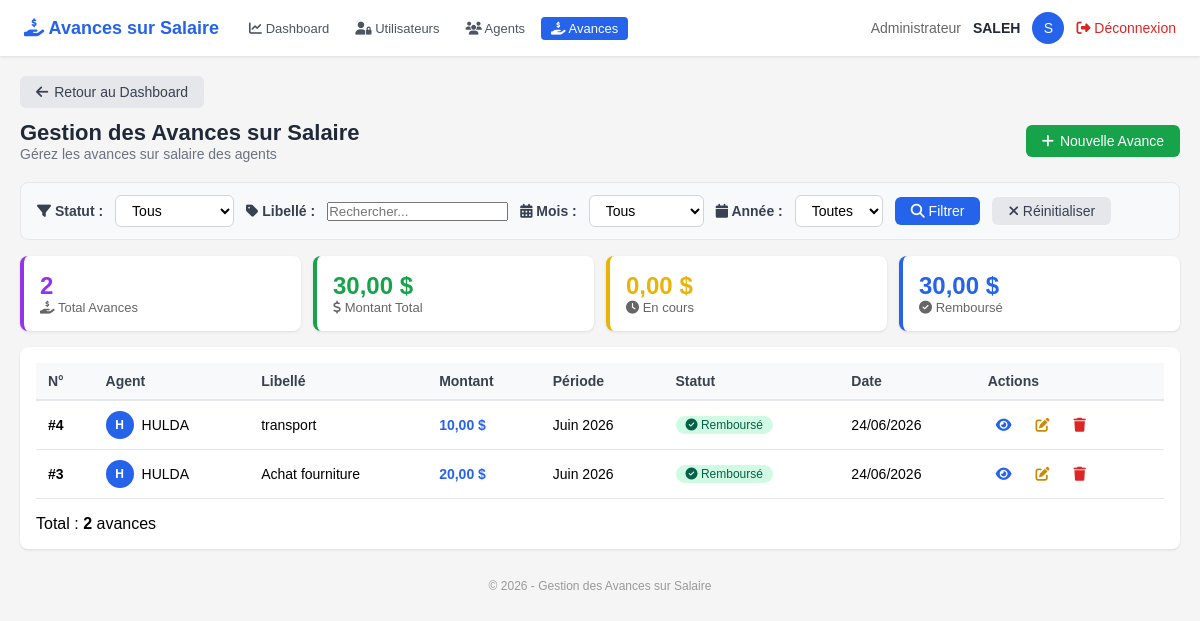
Screenshot of /pages/avances/index.php (signed in) with the database file from the repository.
### tables this page shows
CREATE TABLE `avances` (
  `id` int(11) NOT NULL,
  `agent_id` int(11) NOT NULL,
  `mois` varchar(20) NOT NULL,
  `annee` int(11) NOT NULL,
  `libelle` varchar(100) NOT NULL,
  `montant` decimal(10,2) NOT NULL,
  `date_creation` datetime DEFAULT current_timestamp(),
  `statut` enum('en_cours','rembourse') DEFAULT 'en_cours'
);

CREATE TABLE `agent` (
  `id_agent` int(11) NOT NULL,
  `nom_complet` varchar(150) NOT NULL,
  `adresse` varchar(255) DEFAULT NULL,
  `date_naissance` date DEFAULT NULL,
  `telephone` varchar(20) DEFAULT NULL,
  `profil` varchar(100) DEFAULT NULL,
  `lieu_naissance` varchar(100) DEFAULT NULL,
  `fonction` varchar(100) DEFAULT NULL
);

### Classes/Avance.php (called while the page is built, shortened)
<?php
require_once __DIR__ . '/../Config/Database.php';
class Avance {
    private $id;
    private $mois;
    private $annee;
    private $libelle;
    private $montant;
    private $date_creation;
    private $statut;
    public function __construct(
        $agent_id = null,
        $mois = null,
        $annee = null,
        $libelle = null,
        $montant = null,
        $statut = self::STATUT_EN_COURS,
        $id = null
    ) {
        $this->id = $id;
        $this->mois = $mois;
        $this->annee = $annee;
        $this->libelle = $libelle;
        $this->montant = $montant;
        $this->statut = $statut;
        $this->date_creation = date('Y-m-d H:i:s');
    }
    public function getId() { return $this->id; }
    public function getMois() { return $this->mois; }
    public function getAnnee() { return $this->annee; }
    public function getLibelle() { return $this->libelle; }
    public function getMontant() { return $this->montant; }
    public function getDateCreation() { return $this->date_creation; }
    public function isEnCours() { return $this->statut === self::STATUT_EN_COURS; }
    public function getStatutLibelle() {
        $statuts = [
            self::STATUT_EN_COURS => 'En cours',
            self::STATUT_REMBOURSE => 'Remboursé'
        ];
        return $statuts[$this->statut] ?? $this->statut;
    }
    public static function getAll($statut = null) {
        $db = Database::getInstance();
        $sql = "SELECT a.*, ag.nom_complet
                FROM avances a
                JOIN agent ag ON a.agent_id = ag.id_agent";
        $params = [];
        $sql .= " ORDER BY a.annee DESC, a.mois DESC, a.date_creation DESC";
        try {
            $stmt = $db->prepare($sql);
            $stmt->execute();
            $avances = [];
            while ($row = $stmt->fetch(PDO::FETCH_ASSOC)) {
                $avance = new self(
                    $row['agent_id'],
                    $row['mois'],
                    $row['annee'],
                    $row['libelle'],
                    $row['montant'],
                    $row['statut'],
                    $row['id']
                );
                $avance->nom_agent = $row['nom_complet'];
                $avances[] = $avance;
            }
            return $avances;
        } catch (PDOException $e) {
            error_log("Erreur lors de la récupération des avances : " . $e->getMessage());
            return [];
        }
    }
}

### Config/Database.php (called while the page is built, shortened)
<?php
class Database {
    private static $host = 'localhost';
    private static $db_name = 'gestion_remuneration';
    private static $user = 'root';
    private static $password = '';
    private static $conn;
    public static function connect() {
        self::$conn = null;
        try {
            $dsn = 'mysql:host=' . self::$host . ';dbname=' . self::$db_name . ';charset=utf8';
            self::$conn = new PDO($dsn, self::$user, self::$password);
            self::$conn->setAttribute(PDO::ATTR_ERRMODE, PDO::ERRMODE_EXCEPTION);
        } catch (PDOException $e) {
            die('Erreur de connexion : ' . $e->getMessage());
        }
        return self::$conn;
    }
    public static function getInstance() {
        return self::$conn;
    }
}
?>

### Classes/Agent.php (called while the page is built, shortened)
<?php
require_once __DIR__ . '/../Config/Database.php';
class Agent {
    private $nom_complet;
    public function __construct(
        $nom_complet = null,
        $adresse = null,
        $date_naissance = null,
        $telephone = null,
        $profil = null,
        $lieu_naissance = null,
        $fonction = null,
        $id_agent = null
    ) {
        $this->nom_complet = $nom_complet;
    }
    public function getNomComplet() { return $this->nom_complet; }
    public static function getById($id) {
        $db = Database::getInstance();
        $sql = "SELECT * FROM agent WHERE id_agent = :id_agent";
        try {
            $stmt = $db->prepare($sql);
            $stmt->bindParam(':id_agent', $id);
            $stmt->execute();
            if ($stmt->rowCount() > 0) {
                $row = $stmt->fetch(PDO::FETCH_ASSOC);
                return new self(
                    $row['nom_complet'],
                    $row['adresse'],
                    $row['date_naissance'],
                    $row['telephone'],
                    $row['profil'],
                    $row['lieu_naissance'],
                    $row['fonction'],
                    $row['id_agent']
                );
            }
            return null;
        } catch (PDOException $e) {
            error_log("Erreur lors de la récupération de l'agent : " . $e->getMessage());
            return null;
        }
    }
}
?>

### pages/avances/index.php (the view, shortened to what this page needs)
<?php
require_once __DIR__ . '/../../Config/Database.php';
require_once __DIR__ . '/../../Classes/Avance.php';
require_once __DIR__ . '/../../Classes/Agent.php';
$avances = Avance::getAll();
$role = $_SESSION['user_role'] ?? 'Invité';
$username = $_SESSION['nom'] ?? $_SESSION['username'] ?? 'Utilisateur';
$totalAvances = count($avances);
$totalMontant = 0;
$totalEnCours = 0;
$totalRembourse = 0;
foreach ($avances as $avance) {
    $montant = $avance->getMontant();
    $totalMontant += $montant;
    if ($avance->isEnCours()) {
        $totalEnCours += $montant;
    } elseif ($avance->isRembourse()) {
        $totalRembourse += $montant;
    }
}
$dashboardRetour = '../../Dashboard.php';
$filtreLibelle = isset($_GET['libelle']) ? $_GET['libelle'] : null;
?>
<!DOCTYPE html>
<html lang="fr">
<head>
    <link rel="stylesheet" href="https://cdnjs.cloudflare.com/ajax/libs/font-awesome/6.4.0/css/all.min.css">
</head>
<body>
<div class="header">
    <div class="header-left">
        <h1><i class="fas fa-hand-holding-usd" style="color:#2563eb;"></i> Avances sur Salaire</h1>
        <nav class="nav-links">
            <?php if (strtolower($role) === 'administrateur'): ?>
                <a href="../../Dashboard.php"><i class="fas fa-chart-line"></i> Dashboard</a>
                <a href="../utilisateurs/index.php"><i class="fas fa-user-lock"></i> Utilisateurs</a>
                <a href="../agents/index.php"><i class="fas fa-users"></i> Agents</a>
                <a href="index.php" class="active"><i class="fas fa-hand-holding-usd"></i> Avances</a>
            <?php elseif (strtolower($role) === 'caissier'): ?>
                <a href="../caissier/dashboard.php"><i class="fas fa-chart-line"></i> Dashboard</a>
                <a href="index.php" class="active"><i class="fas fa-hand-holding-usd"></i> Avances</a>
            <?php endif; ?>
        </nav>
    </div>
    <div class="header-right">
        <span class="role"><?php echo htmlspecialchars($role); ?></span>
        <span class="username"><?php echo htmlspecialchars($username); ?></span>
        <div class="avatar"><?php echo strtoupper(substr($username, 0, 1)); ?></div>
        <a href="../../logout.php" class="logout"><i class="fas fa-sign-out-alt"></i> Déconnexion</a>
    </div>
</div>
<div class="container">
    <div class="mb-3">
        <a href="<?php echo $dashboardRetour; ?>" class="btn btn-secondary">
            <i class="fas fa-arrow-left"></i> Retour au Dashboard
        </a>
    </div>
    <div class="top">
        <div>
            <h2>Gestion des Avances sur Salaire</h2>
            <p>Gérez les avances sur salaire des agents</p>
        </div>
        <div class="flex gap-3 flex-wrap">
            <a href="add.php" class="btn btn-success"><i class="fas fa-plus"></i> Nouvelle Avance</a>
        </div>
    </div>
    <div class="filter-bar">
        <label for="filtreStatut"><i class="fas fa-filter"></i> Statut :</label>
        <select id="filtreStatut" name="statut">
            <option value="">Tous</option>
        </select>
        <label for="filtreLibelle"><i class="fas fa-tag"></i> Libellé :</label>
        <input type="text" id="filtreLibelle" name="libelle" placeholder="Rechercher..." value="<?php echo htmlspecialchars($filtreLibelle); ?>">
        <label for="filtreMois"><i class="fas fa-calendar-alt"></i> Mois :</label>
        <select id="filtreMois" name="mois">
            <option value="">Tous</option>
        </select>
        <label for="filtreAnnee"><i class="fas fa-calendar"></i> Année :</label>
        <select id="filtreAnnee" name="annee">
            <option value="">Toutes</option>
        </select>
        <button type="submit" class="btn-filter" onclick="applyFilters()">
            <i class="fas fa-search"></i> Filtrer
        </button>
        <a href="index.php" class="btn-reset"><i class="fas fa-times"></i> Réinitialiser</a>
    </div>
    <div class="grid-4">
        <div class="card border-purple">
            <div class="number text-purple"><?php echo $totalAvances; ?></div>
            <div class="label"><i class="fas fa-hand-holding-usd"></i> Total Avances</div>
        </div>
        <div class="card border-green">
            <div class="number text-green"><?php echo number_format($totalMontant, 2, ',', ' '); ?> $</div>
            <div class="label"><i class="fas fa-dollar-sign"></i> Montant Total</div>
        </div>
        <div class="card border-yellow">
            <div class="number text-yellow"><?php echo number_format($totalEnCours, 2, ',', ' '); ?> $</div>
            <div class="label"><i class="fas fa-clock"></i> En cours</div>
        </div>
        <div class="card border-blue">
            <div class="number text-blue"><?php echo number_format($totalRembourse, 2, ',', ' '); ?> $</div>
            <div class="label"><i class="fas fa-check-circle"></i> Remboursé</div>
        </div>
    </div>
    <div class="card">
        <div class="table-wrap">
            <table>
                <thead>
                    <tr>
                        <th>N°</th>
                        <th>Agent</th>
                        <th>Libellé</th>
                        <th>Montant</th>
                        <th>Période</th>
                        <th>Statut</th>
                        <th>Date</th>
                        <th>Actions</th>
                    </tr>
                </thead>
                <tbody>
                    <?php if (empty($avances)): ?>
                    <tr>
                        <td colspan="8" class="empty">
                            <i class="fas fa-inbox"></i>
                            Aucune avance sur salaire trouvée
                        </td>
                    </tr>
                    <?php else: ?>
                        <?php foreach ($avances as $avance):
                            $agent = Agent::getById($avance->getAgentId());
                            $statutBadge = $avance->isEnCours() ? 'badge-yellow' : 'badge-green';
                            $statutLibelle = $avance->getStatutLibelle();
                            $libelle = $avance->getLibelle();
                            $moisNoms = [
                                '01' => 'Janvier', '02' => 'Février', '03' => 'Mars', '04' => 'Avril',
                                '05' => 'Mai', '06' => 'Juin', '07' => 'Juillet', '08' => 'Août',
                                '09' => 'Septembre', '10' => 'Octobre', '11' => 'Novembre', '12' => 'Décembre'
                            ];
                            $mois = $avance->getMois();
                            $moisAff = isset($moisNoms[$mois]) ? $moisNoms[$mois] : $mois;
                        ?>
                        <tr>
                            <td><strong>#<?php echo $avance->getId(); ?></strong></td>
                            <td>
                                <div style="display:flex;align-items:center;gap:8px;">
                                    <div style="width:28px;height:28px;background:#2563eb;border-radius:50%;display:flex;align-items:center;justify-content:center;color:white;font-size:12px;font-weight:bold;">
                                        <?php
                                        $nom = $agent ? $agent->getNomComplet() : 'N/A';
                                        $initials = '';
                                        $parts = explode(' ', $nom);
                                        foreach ($parts as $part) {
                                            $initials .= strtoupper(substr($part, 0, 1));
                                        }
                                        echo substr($initials, 0, 2);
                                        ?>
                                    </div>
                                    <?php echo $agent ? htmlspecialchars($agent->getNomComplet()) : '<span style="color:#999;">Agent inconnu</span>'; ?>
                                </div>
                            </td>
                            <td><?php echo htmlspecialchars($libelle); ?></td>
                            <td style="font-weight:bold;color:#2563eb;">
                                <?php echo number_format($avance->getMontant(), 2, ',', ' '); ?> $
                            </td>
                            <td><?php echo $moisAff . ' ' . $avance->getAnnee(); ?></td>
                            <td>
                                <span class="badge <?php echo $statutBadge; ?>">
                                    <?php if ($avance->isEnCours()): ?>
                                        <i class="fas fa-spinner fa-spin"></i>
                                    <?php else: ?>
                                        <i class="fas fa-check-circle"></i>
                                    <?php endif; ?>
                                    <?php echo $statutLibelle; ?>
                                </span>
                            </td>
                            <td><?php echo date('d/m/Y', strtotime($avance->getDateCreation())); ?></td>
                            <td>
                                <div class="action-icons">
                                    <a href="view.php?id=<?php echo $avance->getId(); ?>" class="view" title="Voir">
                                        <i class="fas fa-eye"></i>
                                    </a>
                                    <a href="edit.php?id=<?php echo $avance->getId(); ?>" class="edit" title="Modifier">
                                        <i class="fas fa-edit"></i>
                                    </a>
                                    <a href="delete.php?id=<?php echo $avance->getId(); ?>" class="delete" title="Supprimer"
                                       onclick="return confirm('Êtes-vous sûr de vouloir supprimer cette avance ?')">
                                        <i class="fas fa-trash"></i>
                                    </a>
                                </div>
                            </td>
                        </tr>
                        <?php endforeach; ?>
                    <?php endif; ?>
                </tbody>
            </table>
        </div>
        <div class="mt-4 flex justify-between items-center text-sm text-gray-500">
            <span>Total : <strong><?php echo $totalAvances; ?></strong> avance<?php echo $totalAvances > 1 ? 's' : ''; ?></span>
        </div>
    </div>
    <div class="footer">
        © <?php echo date('Y'); ?> - Gestion des Avances sur Salaire
    </div>
</div>
</body>
</html>

### rows the page displays
avances: id "4", initials "H", agent.nom_complet "HULDA", libelle "transport", montant "10,00", mois "Juin", annee "2026", statut "Remboursé", DateCreation "24/06/2026"
avances: id "3", initials "H", agent.nom_complet "HULDA", libelle "Achat fourniture", montant "20,00", mois "Juin", annee "2026", statut "Remboursé", DateCreation "24/06/2026"

### other values shown
$role "Administrateur"
$username "SALEH"
substr($username, 0, 1) "S"
$totalAvances "2"
$totalMontant "30,00"
$totalEnCours "0,00"
$totalRembourse "30,00"
